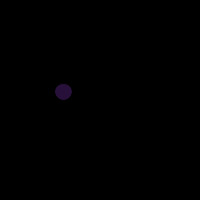
Frame 1 (no input)
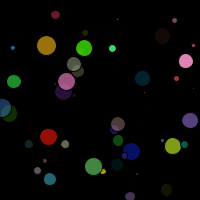
Frame 60 (the mouse pressed at the canvas centre just before this capture)
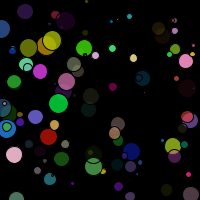
Frame 120 (the mouse held since frame 60 and released just before this capture)

The Processing sketch that drew these frames (run headless with seeded random() and noise(); from frame 60 on, the mouse is pressed at the canvas centre):

// Processing sketch: Random_Example_Circles
// ── Random_Example_Circles.pde
// Sketch of a cool little effect that randomly displays
// Circles of different colours and sizes at random locations of 
// The window

float r;
float g;
float b;
float a;

float diam;
float x;
float y;

void setup() {
  size(200, 200);
  background(0);
  smooth();
}

void draw() {
  r = random(255);
  g = random(255);
  b = random(255);
  a = random(255);
  
  diam = random(20);
  x = random(width);
  y = random(height);
  
  //noStroke();
  fill(r, g, b, a);
  ellipse(x, y, diam, diam);
 
}
